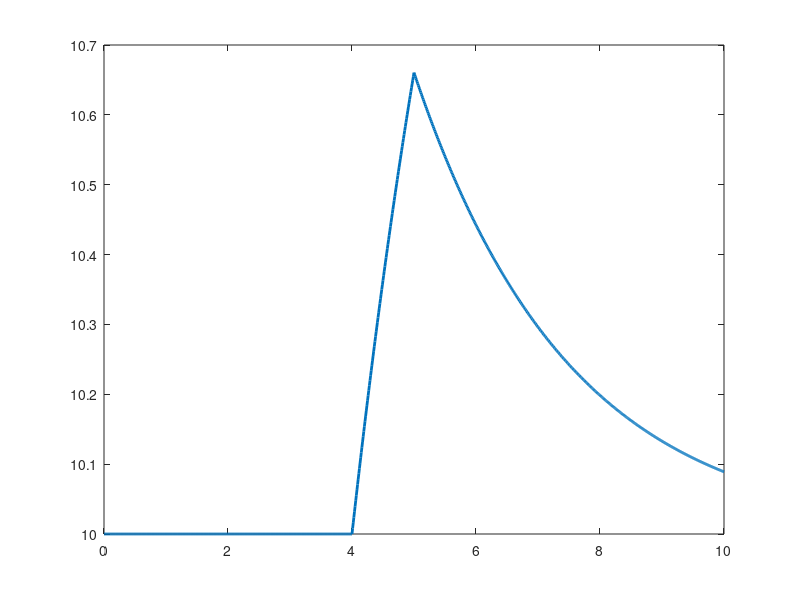

Reproduce this figure in MATLAB. (Note: this script raises an error after producing the figure.)
clear;
clc;
close all;

%% 1. Model parameters
J = 0.05;       % Equivalent inertia (kg*m^2)
B = 0.02;       % Damping (N*m*s/rad)

% Operating point
omega_ref = 10; % Reference speed (rad/s)
T_drive_0 = B * omega_ref;

%% 2. Simulation settings
dt = 0.01;
T_end = 10;
t = 0:dt:T_end;
N = numel(t);

%% 3. Driving torque disturbance
T_drive = T_drive_0 * ones(1, N);

% A 20% increase in driving torque from 4 to 5 s
T_drive(t >= 4 & t < 5) = 1.20 * T_drive_0;

%% 4. Simulate generator speed without active control
omega = zeros(1, N);
omega(1) = omega_ref;

for k = 2:N
    domega = (T_drive(k-1) - B*omega(k-1)) / J;

    omega(k) = omega(k-1) + dt*domega;
end

%% 5. Plot results
figure;

plot(t, omega, 'LineWidth', 2);
hold on;
yline(omega_ref, '--', 'Reference speed');
xline(4, ':', 'Disturbance starts');
xline(5, ':', 'Disturbance ends');

xlabel('Time (seconds)');
ylabel('Angular speed (rad/s)');
title('Simplified Wind Turbine Generator Model');
legend('Generator speed', 'Reference', 'Location', 'best');
grid on;
hold off;

%% 6. Display model information
fprintf('Inertia J: %.3f kg*m^2\n', J);
fprintf('Damping B: %.3f N*m*s/rad\n', B);
fprintf('Reference speed: %.2f rad/s\n', omega_ref);
fprintf('Final speed: %.4f rad/s\n', omega(end));
fprintf('Maximum speed: %.4f rad/s\n', max(omega));
